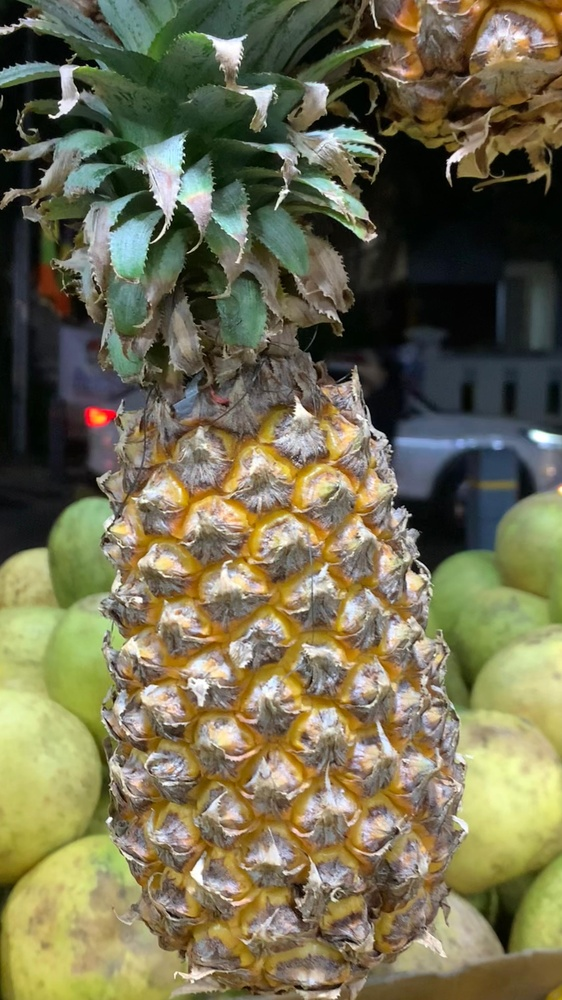
#> input picture NANAS.jpg, 562 x 1000 px, shrunk from 2268 x 4032 before the run
$ jupyter execute 'PROJECT UAS PC C ZAIDAN.ipynb'
#> lines starting #> are read from the running program, lines starting #| are printed output that depends on the picture; after the words box and inside, x2 and y2 are one past the last pixel; in counts of white or black regions, pixels touching at a corner belong together
[cell 1]
import cv2
import numpy as np
import matplotlib.pyplot as plt

# Membaca gambar
image_path = "NANAS.jpg"
image = cv2.imread(image_path)
#> image is the input picture: shape (1000, 562, 3); mean B, G, R 81.5, 110.7, 114.8
image_rgb = cv2.cvtColor(image, cv2.COLOR_BGR2RGB)

# Mengubah gambar ke HSV
hsv = cv2.cvtColor(image, cv2.COLOR_BGR2HSV)
#> hsv: shape (1000, 562, 3); mean H, S, V 44.1, 98.3, 121.7

# Segmentasi buah nanas
lower_nanas = np.array([0, 50, 50])
upper_nanas = np.array([50, 255, 255])
mask_nanas = cv2.inRange(hsv, lower_nanas, upper_nanas)
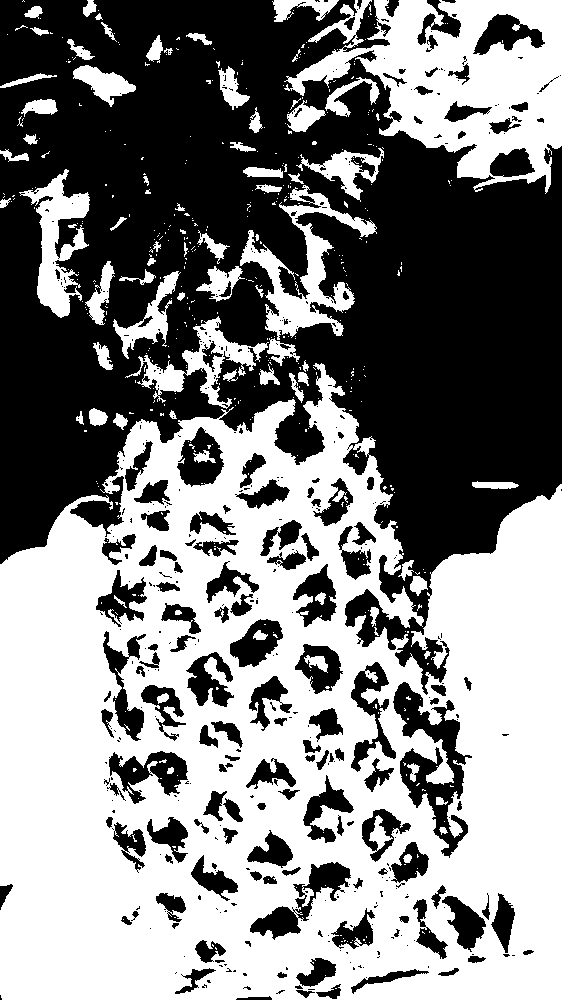
#> mask_nanas: shape (1000, 562); 51.6% white; 463 black regions (318 under 20 px), largest, box (x1, y1, x2, y2) and area: (0, 0, 562, 695) 215505, (393, 682, 472, 858) 4997, (250, 862, 351, 940) 2301
segmented_nanas = cv2.bitwise_and(image_rgb, image_rgb, mask=mask_nanas)
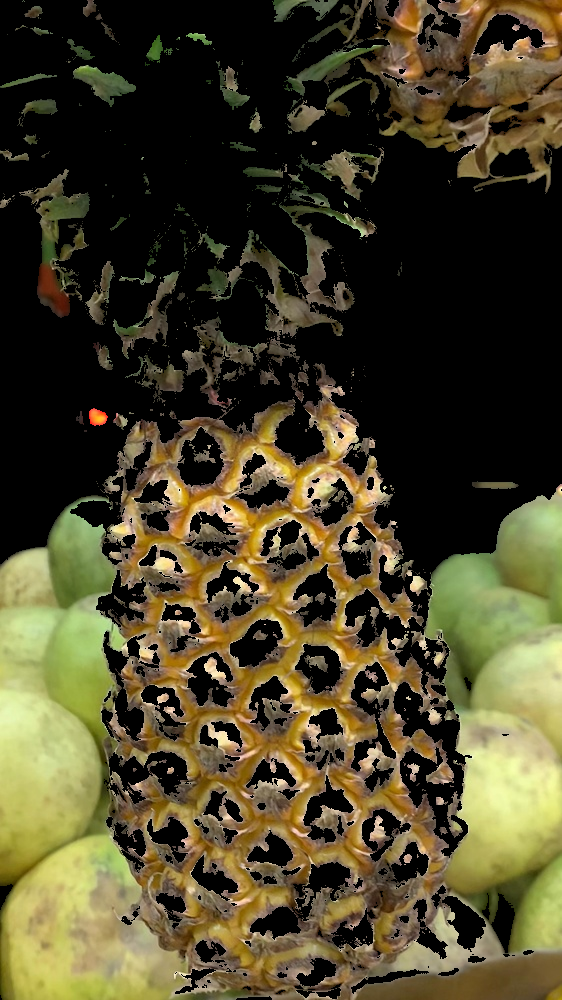
#> segmented_nanas: shape (1000, 562, 3); mean R, G, B 74.6, 68.2, 41.3

# Segmentasi daun nanas berdasarkan rentang warna
lower_green = np.array([25, 40, 40])
upper_green = np.array([95, 255, 255])
mask_daun = cv2.inRange(hsv, lower_green, upper_green)
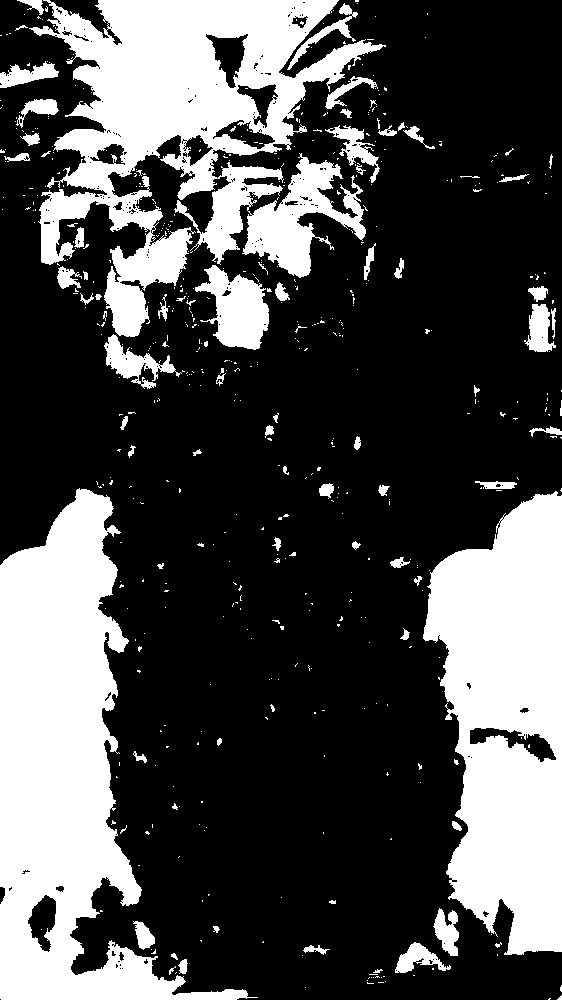
#> mask_daun: shape (1000, 562); 30.2% white; 551 white regions (471 under 20 px), largest, box (x1, y1, x2, y2) and area: (0, 488, 258, 1000) 53782, (29, 0, 386, 337) 53280, (423, 491, 562, 955) 45010
segmented_daun = cv2.bitwise_and(image_rgb, image_rgb, mask=mask_daun)
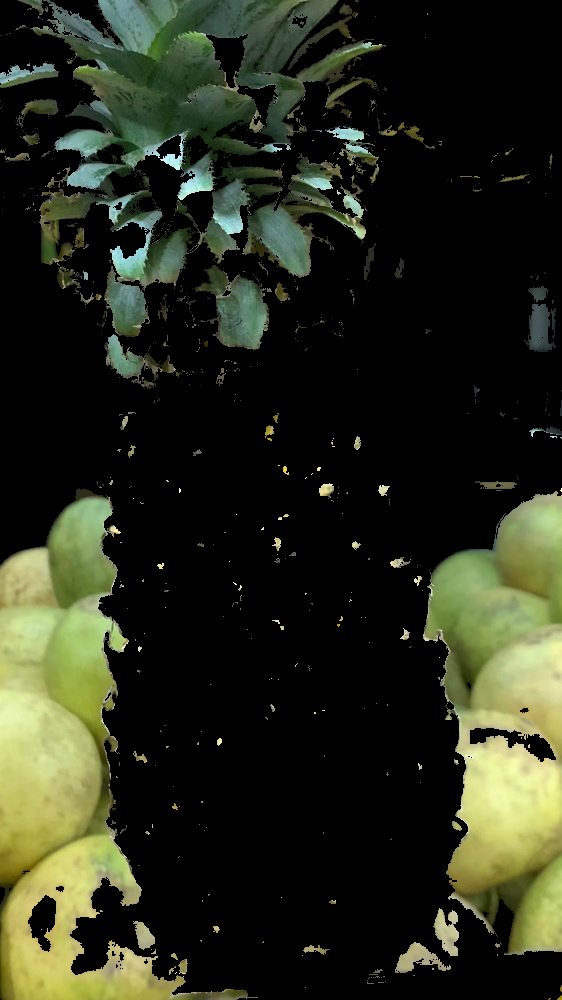
#> segmented_daun: shape (1000, 562, 3); mean R, G, B 39.5, 43.3, 27.2

# Menampilkan hasil
plt.figure(figsize=(12, 8))

plt.subplot(2, 2, 1)
plt.title("Gambar Asli")
plt.imshow(image_rgb)
plt.axis('on')

plt.subplot(2, 2, 2)
plt.title("Mask Nanas")
plt.imshow(mask_nanas, cmap='gray')
plt.axis('on')

plt.subplot(2, 2, 3)
plt.title("Segmentasi Nanas")
plt.imshow(segmented_nanas)
plt.axis('on')

plt.subplot(2, 2, 4)
plt.title("Segmentasi Daun")
plt.imshow(segmented_daun)
plt.axis('on')

plt.tight_layout()
plt.show()
